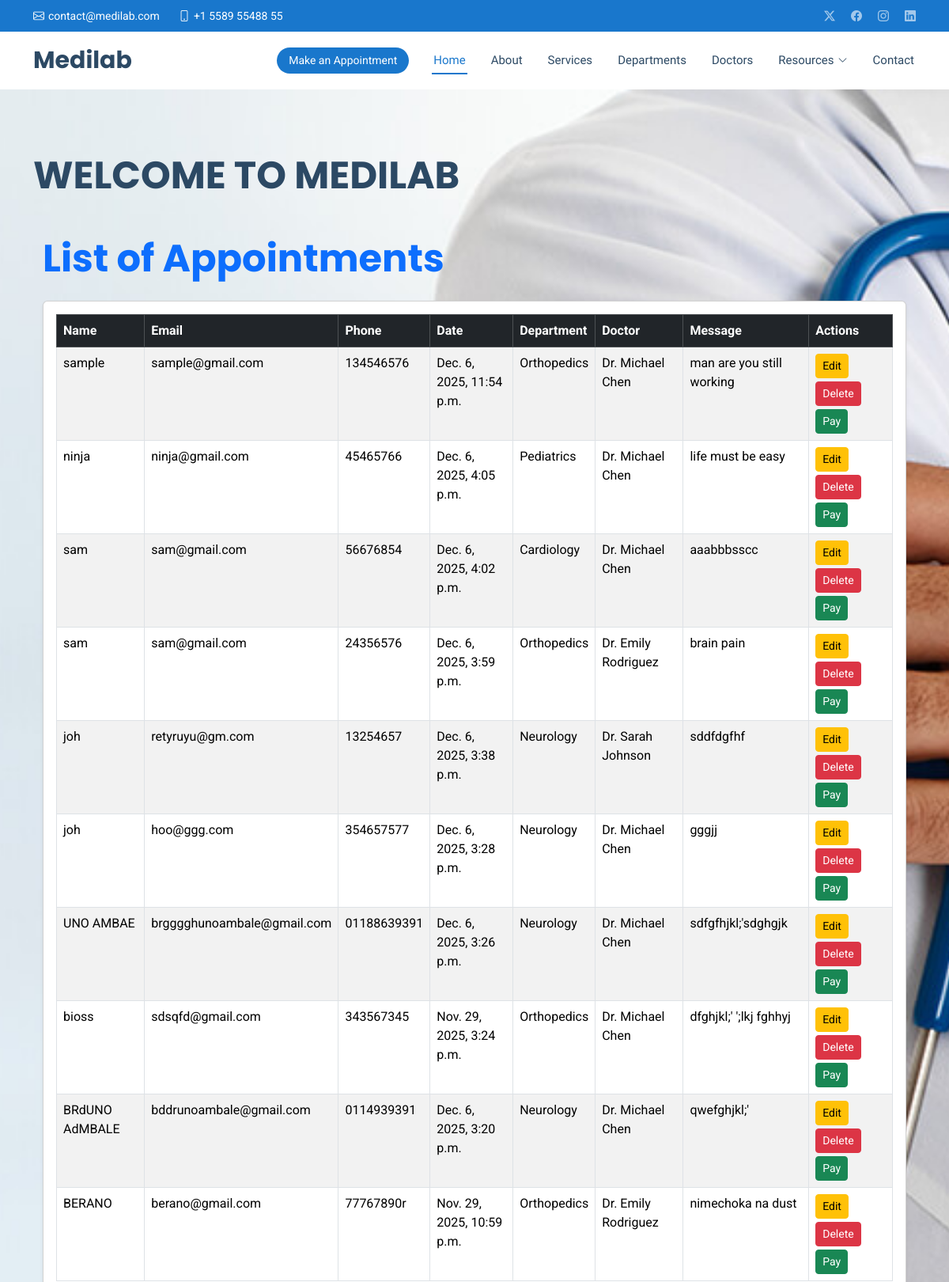
/show/ (upper part), run on an earlier commit of the app's database.
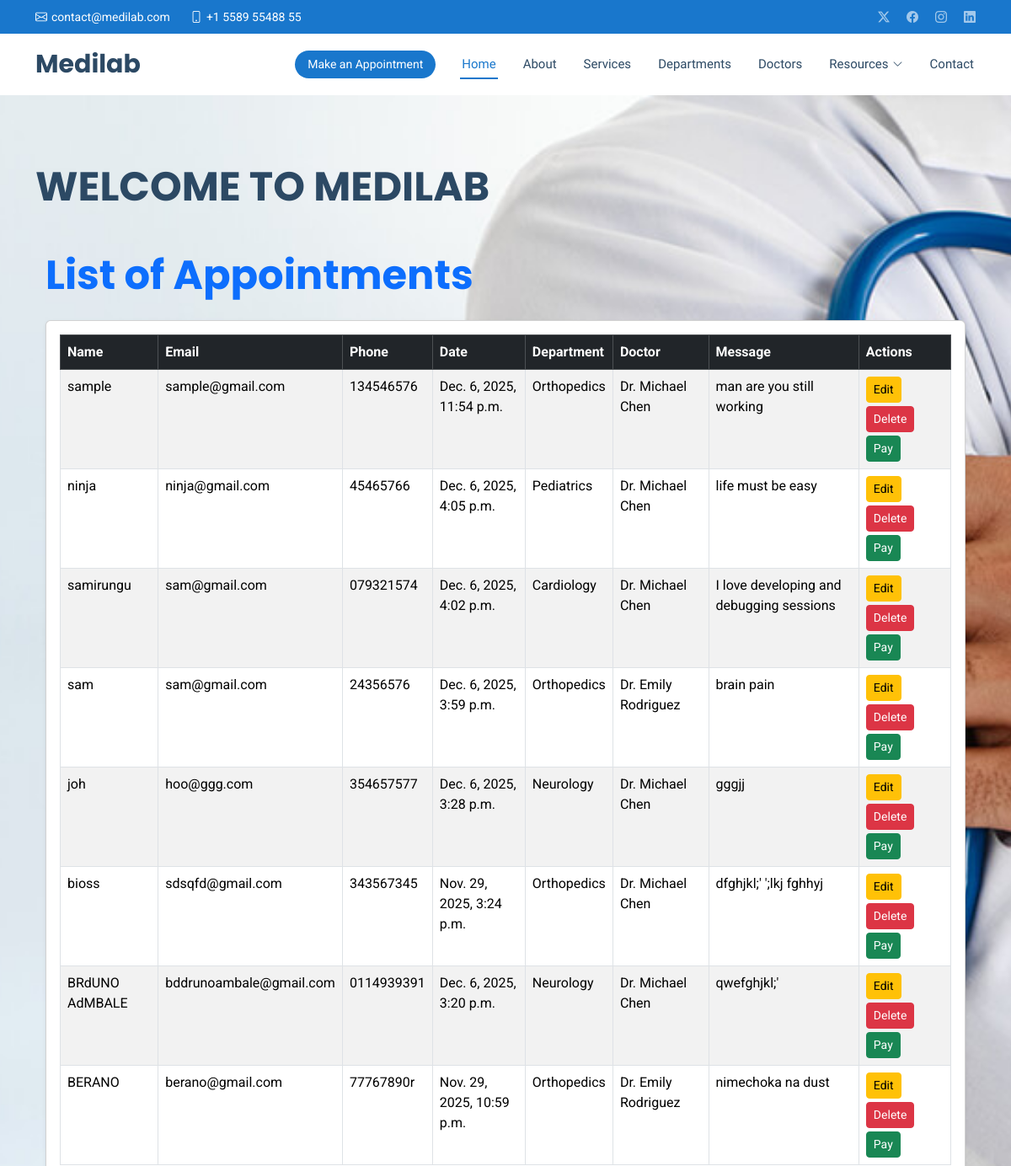
And on a later commit of the database.
### Careapp/models.py (models this page shows, shortened)
class Appoinment_index(models.Model):
    name = models.CharField(max_length=20)
    email = models.EmailField()
    phone = models.CharField(max_length=15)
    date = models.DateTimeField()
    department = models.CharField(max_length=50)
    doctor = models.CharField(max_length=50)
    message = models.TextField()

### Careapp/views.py (the view)
# urls.py: path('show/', views.show, name='show'),
def show(request):
    appointment_index = Appoinment_index.objects.all().order_by('-id')
    context = {
        'appointment_index': appointment_index
    }
    return render(request, 'show.html', context)

### Careapp/templates/show.html
{% extends 'index.html' %}
{% load static %}
{% block content %}
<div class="container mt-5 w-100">
    <h2 class="mb-4 text-primary">List of Appointments</h2>
    <div class="card shadow-sm">
        <div class="card-body">
            <div class="table-responsive">
                <table class="table table-bordered table-striped">
                    <thead class="table-dark">
                        <tr>
                            <th>Name</th>
                            <th>Email</th>
                            <th>Phone</th>
                            <th>Date</th>
                            <th>Department</th>
                            <th>Doctor</th>
                            <th>Message</th>
                            <th>Actions</th>
                        </tr>
                    </thead>
                    <tbody>
                        {% for appointment in appointment_index %}
                        <tr>
                            <td>{{ appointment.name }}</td>
                            <td>{{ appointment.email }}</td>
                            <td>{{ appointment.phone }}</td>
                            <td>{{ appointment.date }}</td>
                            <td>{{ appointment.department }}</td>
                            <td>{{ appointment.doctor }}</td>
                            <td>{{ appointment.message }}</td>
                            <td>
                                <div class="d-flex flex-wrap gap-1">
                                    <a href="/edit/{{ appointment.id }}/"
                                       class="btn btn-sm btn-warning">Edit</a>
                                    <a href="/delete/{{ appointment.id }}/"
                                       class="btn btn-sm btn-danger"
                                       onclick="return confirm('Are you sure you want to delete this appointment?');">
                                       Delete
                                    </a>
                                    <a href="#"
                                       class="btn btn-sm btn-success">Pay</a>
                                </div>
                            </td>
                        </tr>
                        {% empty %}
                        <tr>
                            <td colspan="8" class="text-center text-muted">No appointments found.</td>
                        </tr>
                        {% endfor %}
                    </tbody>
                </table>
            </div>
        </div>
    </div>
</div>
{% endblock %}

### Careapp/templates/index.html (shortened to what this page needs)
<!DOCTYPE html>
<html lang="en">
<head>
  {% load static %}
  <link href="{% static 'assets/vendor/bootstrap/css/bootstrap.min.css' %}" rel="stylesheet">
  <link href="{% static 'assets/vendor/bootstrap-icons/bootstrap-icons.css' %}" rel="stylesheet">
  <link href="{% static 'assets/vendor/aos/aos.css' %}" rel="stylesheet">
  <link href="{% static 'assets/vendor/fontawesome-free/css/all.min.css' %}" rel="stylesheet">
  <link href="{% static 'assets/vendor/glightbox/css/glightbox.min.css' %}" rel="stylesheet">
  <link href="{% static 'assets/vendor/swiper/swiper-bundle.min.css' %}" rel="stylesheet">
  <link href="{% static 'assets/css/main.css' %}" rel="stylesheet">
</head>
<body class="index-page">
  <header id="header" class="header sticky-top">
    <div class="topbar d-flex align-items-center">
      <div class="container d-flex justify-content-center justify-content-md-between">
        <div class="contact-info d-flex align-items-center">
          <i class="bi bi-envelope d-flex align-items-center"><a href="mailto:contact@example.com">contact@medilab.com</a></i>
          <i class="bi bi-phone d-flex align-items-center ms-4"><span>+1 5589 55488 55</span></i>
        </div>
        <div class="social-links d-none d-md-flex align-items-center">
          <a href="#" class="twitter"><i class="bi bi-twitter-x"></i></a>
          <a href="#" class="facebook"><i class="bi bi-facebook"></i></a>
          <a href="#" class="instagram"><i class="bi bi-instagram"></i></a>
          <a href="#" class="linkedin"><i class="bi bi-linkedin"></i></a>
        </div>
      </div>
    </div>
    <div class="branding d-flex align-items-center">
      <div class="container position-relative d-flex align-items-center justify-content-between">
        <a href="index.html" class="logo d-flex align-items-center me-auto">
          <h1 class="sitename">Medilab</h1>
        </a>
        <nav id="navmenu" class="navmenu">
          <ul>
            <li><a href="#hero" class="active">Home<br></a></li>
            <li><a href="{% url 'about' %}">About</a></li>
            <li><a href="{% url 'services' %}">Services</a></li>
            <li><a href="{% url 'departments' %}">Departments</a></li>
            <li><a href="{% url 'doctors' %}">Doctors</a></li>
            <li class="dropdown"><a href="#"><span>Resources</span> <i class="bi bi-chevron-down toggle-dropdown"></i></a>
            </li>
            <li><a href="{% url 'contact' %}">Contact</a></li>
          </ul>
        </nav>
        <a class="cta-btn d-none d-sm-block" href="{% url 'appointment' %}">Make an Appointment</a>
      </div>
    </div>
  </header>
  <main class="main">
    <section id="hero" class="hero section light-background">
      <div class="container position-relative">
        <div class="welcome position-relative" data-aos="fade-down" data-aos-delay="100">
          <h2>WELCOME TO MEDILAB</h2>
          {% block content %}{% endblock %}
</body>
</html>

### static/assets/css/main.css (style rules this page uses)
:root { --default-font: "Roboto", system-ui, -apple-system, "Segoe UI", Roboto, "Helvetica Neue", Arial, "Noto Sans", "Liberation Sans", sans-serif, "Apple Color Emoji", "Segoe UI Emoji", "Segoe UI Symbol", "Noto Color Emoji"; --heading-font: "Poppins", sans-serif; --nav-font: "Raleway", sans-serif; }
:root { --background-color: #ffffff; --default-color: #444444; --heading-color: #2c4964; --accent-color: #1977cc; --surface-color: #ffffff; --contrast-color: #ffffff; }
:root { --nav-color: #2c4964; --nav-hover-color: #1977cc; --nav-mobile-background-color: #ffffff; --nav-dropdown-background-color: #ffffff; --nav-dropdown-color: #2c4964; --nav-dropdown-hover-color: #1977cc; }
.light-background { --background-color: #f1f7fc; --surface-color: #ffffff; }
:root { scroll-behavior: smooth; }
body { color: var(--default-color); background-color: var(--background-color); font-family: var(--default-font); }
a { color: var(--accent-color); text-decoration: none; transition: 0.3s; }
h1, h2, h3, h4, h5, h6 { color: var(--heading-color); font-family: var(--heading-font); }
.header { color: var(--default-color); transition: all 0.5s; z-index: 997; background-color: var(--background-color); }
.header .topbar { background-color: var(--accent-color); height: 40px; padding: 0; font-size: 14px; transition: all 0.5s; }
.header .topbar .contact-info i { font-style: normal; color: var(--contrast-color); }
.header .topbar .contact-info i a, .header .topbar .contact-info i span { padding-left: 5px; color: var(--contrast-color); }
.header .topbar .contact-info i a { line-height: 0; transition: 0.3s; }
.header .topbar .social-links a { color: color-mix(in srgb, var(--contrast-color), transparent 40%); line-height: 0; transition: 0.3s; margin-left: 20px; }
.header .branding { min-height: 60px; padding: 10px 0; }
.header .logo { line-height: 1; }
.header .logo h1 { font-size: 30px; margin: 0; font-weight: 700; color: var(--heading-color); }
.header .cta-btn, .header .cta-btn:focus { color: var(--contrast-color); background: var(--accent-color); font-size: 14px; padding: 8px 25px; margin: 0 0 0 30px; border-radius: 50px; transition: 0.3s; }
@media (max-width: 1200px) { .header .logo { order: 1; } }
@media (max-width: 1200px) { .header .cta-btn { order: 2; margin: 0 15px 0 0; padding: 6px 15px; } }
@media (max-width: 1200px) { .header .navmenu { order: 3; } }
@media (min-width: 1200px) { .navmenu { padding: 0; } }
@media (min-width: 1200px) { .navmenu ul { margin: 0; padding: 0; display: flex; list-style: none; align-items: center; } }
@media (min-width: 1200px) { .navmenu li { position: relative; } }
@media (min-width: 1200px) { .navmenu>ul>li { white-space: nowrap; padding: 15px 14px; } }
@media (min-width: 1200px) { .navmenu>ul>li:last-child { padding-right: 0; } }
@media (min-width: 1200px) { .navmenu a, .navmenu a:focus { color: var(--nav-color); font-size: 15px; padding: 0 2px; font-family: var(--nav-font); font-weight: 400; display: flex; align-items: center; justify-content: space-between; white-space: nowrap; transition: 0.3s; position: relative; } }
@media (min-width: 1200px) { .navmenu a i, .navmenu a:focus i { font-size: 12px; line-height: 0; margin-left: 5px; transition: 0.3s; } }
@media (min-width: 1200px) { .navmenu>ul>li>a:before { content: ""; position: absolute; width: 100%; height: 2px; bottom: -6px; left: 0; background-color: var(--nav-hover-color); visibility: hidden; width: 0px; transition: all 0.3s ease-in-out 0s; } }
@media (min-width: 1200px) { .navmenu a:hover:before, .navmenu li:hover>a:before, .navmenu .active:before { visibility: visible; width: 100%; } }
@media (min-width: 1200px) { .navmenu li:hover>a, .navmenu .active, .navmenu .active:focus { color: var(--nav-hover-color); } }
section, .section { color: var(--default-color); background-color: var(--background-color); padding: 60px 0; scroll-margin-top: 72px; overflow: clip; }
.hero { width: 100%; min-height: calc(100vh - 112px); padding: 80px 0; display: flex; align-items: center; justify-content: center; position: relative; overflow: hidden; }
.hero .container { z-index: 3; }
.hero .welcome h2 { margin: 0; font-size: 48px; font-weight: 700; }

What changed in the data, as far as the page shows it:
removed Appoinment_index: name "joh", email "retyruyu@gm.com", phone "13254657", date "Dec. 6, 2025, 3:38 p.m.", department "Neurology", doctor "Dr. Sarah Johnson", message "sddfdgfhf"
removed Appoinment_index: name "UNO AMBAE", email "brgggghunoambale@gmail.com", phone "01188639391", date "Dec. 6, 2025, 3:26 p.m.", department "Neurology", doctor "Dr. Michael Chen", message "sdfgfhjkl;'sdghgjk"
changed Appoinment_index "Cardiology": name "sam" → "samirungu"; phone "56676854" → "079321574"; message "aaabbbsscc" → "I love developing and debugging sessions"
